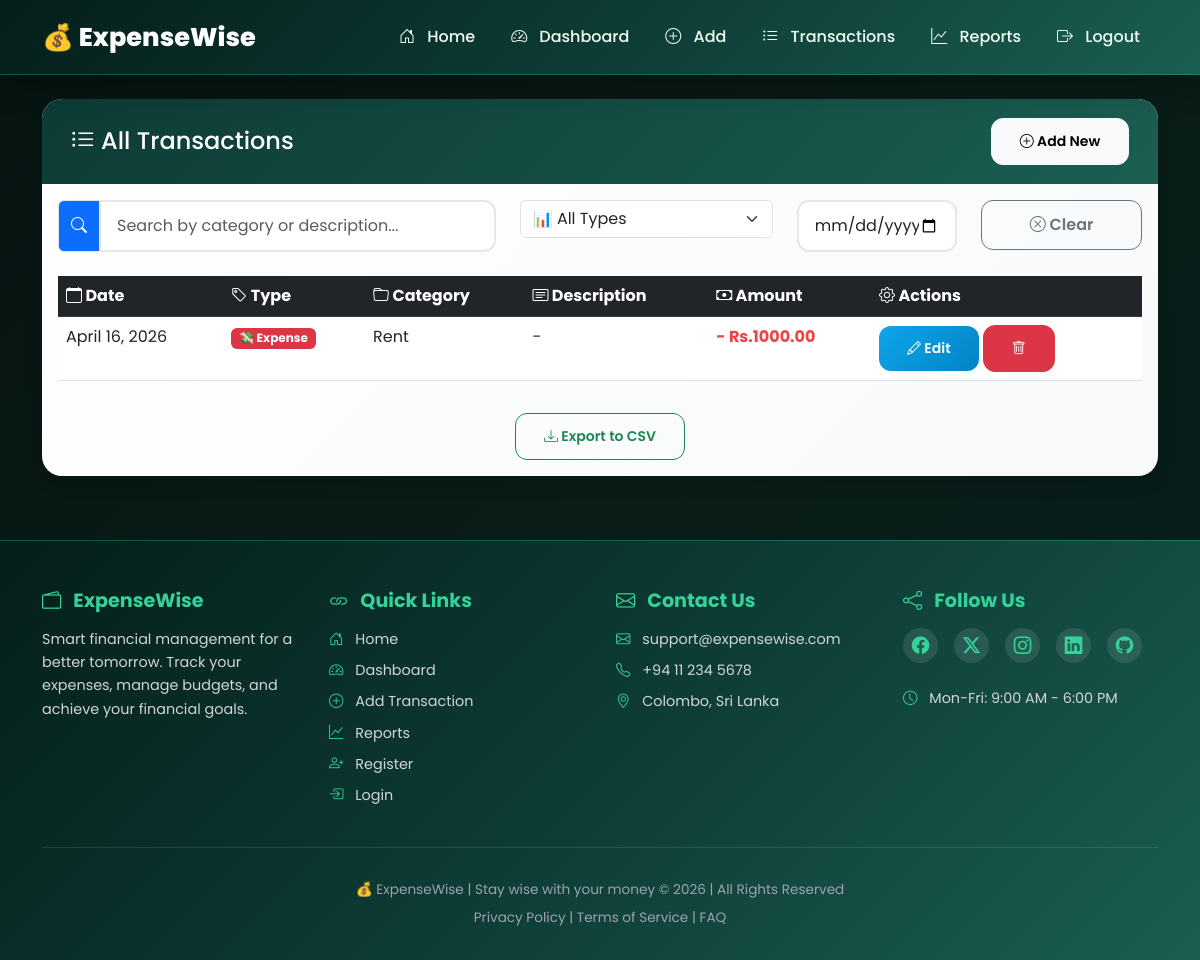
The app's page /transactions/list/ (signed in) with its own data.
### transactions/models.py (models this page shows, shortened)
class Transaction(models.Model):
    TYPE_CHOICES = [
        ('income', 'Income'),
        ('expense', 'Expense'),
    ]
    user = models.ForeignKey(User, on_delete=models.CASCADE)
    type = models.CharField(max_length=10, choices=TYPE_CHOICES)
    amount = models.DecimalField(max_digits=10, decimal_places=2)
    category = models.ForeignKey(Category, on_delete=models.SET_NULL, null=True)
    description = models.TextField(blank=True)
    date = models.DateField()

class Category(models.Model):
    name = models.CharField(max_length=100)
    def __str__(self):
        return self.name

### transactions/views.py (the view)
# urls.py: path('list/', views.transaction_list, name='transaction_list'),
@login_required
def transaction_list(request):
    transactions = Transaction.objects.filter(user=request.user).order_by('-date')
    return render(request, 'transactions/list.html', {'transactions': transactions})

### transactions/templates/transactions/list.html (shortened to what this page needs)
{% extends 'base.html' %}
{% block content %}
<div class="card shadow">
    <div class="card-header bg-primary text-white d-flex justify-content-between align-items-center">
        <h4 class="mb-0"><i class="bi bi-list-ul"></i> All Transactions</h4>
        <a href="{% url 'add_transaction' %}" class="btn btn-light btn-sm">
            <i class="bi bi-plus-circle"></i> Add New
        </a>
    </div>
    <div class="card-body">
        <div class="row mb-4">
            <div class="col-md-5">
                <div class="input-group">
                    <span class="input-group-text bg-primary text-white">
                        <i class="bi bi-search"></i>
                    </span>
                    <input type="text" id="searchInput" class="form-control" placeholder="Search by category or description...">
                </div>
            </div>
            <div class="col-md-3">
                <select id="typeFilter" class="form-select">
                    <option value="all">📊 All Types</option>
                </select>
            </div>
            <div class="col-md-2">
                <input type="date" id="dateFilter" class="form-control" placeholder="Filter by date">
            </div>
            <div class="col-md-2">
                <button id="clearFilters" class="btn btn-outline-secondary w-100">
                    <i class="bi bi-x-circle"></i> Clear
                </button>
            </div>
        </div>
        <div class="table-responsive">
            <table class="table table-hover" id="transactionsTable">
                <thead class="table-dark">
                    <tr>
                        <th><i class="bi bi-calendar"></i> Date</th>
                        <th><i class="bi bi-tag"></i> Type</th>
                        <th><i class="bi bi-folder"></i> Category</th>
                        <th><i class="bi bi-card-text"></i> Description</th>
                        <th><i class="bi bi-cash"></i> Amount</th>
                        <th><i class="bi bi-gear"></i> Actions</th>
                    </tr>
                </thead>
                <tbody>
                    {% for t in transactions %}
                    <tr data-type="{{ t.type }}" data-category="{{ t.category|lower }}" data-description="{{ t.description|lower }}" data-date="{{ t.date|date:'Y-m-d' }}">
                        <td>{{ t.date }}</td>
                        <td>
                            {% if t.type == 'income' %}
                                <span class="badge" style="background: linear-gradient(135deg, #fbbf24, #f59e0b); color: #78350f;">💰 Income</span>
                            {% else %}
                                <span class="badge bg-danger">💸 Expense</span>
                            {% endif %}
                        </td>
                        <td>{{ t.category }}</td>
                        <td>{{ t.description|default:"-" }}</td>
                        <td class="{% if t.type == 'income' %}text-success{% else %}text-danger{% endif %} fw-bold">
                            {% if t.type == 'income' %}+{% else %}-{% endif %} Rs.{{ t.amount }}
                        </td>
                        <td>
                            <a href="{% url 'edit_transaction' t.pk %}" class="btn btn-sm" title="Edit" style="background: linear-gradient(135deg, #0ea5e9, #0284c7); color: white; border: none;">
                                <i class="bi bi-pencil"></i> Edit
                            </a>
                            <a href="{% url 'delete_transaction' t.pk %}" class="btn btn-danger btn-sm" title="Delete">
                                <i class="bi bi-trash"></i>
                            </a>
                        </td>
                    </tr>
                    {% endfor %}
                </tbody>
            </table>
        </div>
        <div class="text-center mt-3">
            <button id="exportBtn" class="btn btn-outline-success btn-sm">
                <i class="bi bi-download"></i> Export to CSV
            </button>
        </div>
    </div>
</div>
{% endblock %}

### templates/base.html (style rules this page uses)
:root { --green-deepest: #051E1A; --green-darker: #0A2F2A; --green-dark: #0D3B35; --green-medium-dark: #114B43; --green-medium: #1B5E52; --green-forest: #1B6B5E; --green-emerald: #238B75; --green-light: #2EA88E; --green-bright: #34D399; --green-glow: #6EE7B7; --gold: #F59E0B; --gold-dark: #D97706; --red: #EF4444; --text-white: #FFFFFF; --text-light: #F0FDF4; --text-gray: #D1D5DB; --text-muted: #9CA3AF; --bg-darker: #061412; --bg-dark: #0A1C18; }
* { margin: 0; padding: 0; box-sizing: border-box; }
body { font-family: 'Poppins', 'Segoe UI', sans-serif; background: linear-gradient(135deg, var(--bg-darker) 0%, var(--bg-dark) 50%, var(--green-deepest) 100%); color: var(--text-light); min-height: 100vh; }
.btn { border-radius: 12px; padding: 12px 28px; font-weight: 600; transition: all 0.3s; }
.card { border: none; border-radius: 20px; background: linear-gradient(135deg, #FFFFFF 0%, #F8F9FA 100%); box-shadow: 0 10px 30px rgba(0, 0, 0, 0.15); transition: all 0.4s; overflow: hidden; }
.card-header { background: linear-gradient(135deg, var(--green-dark) 0%, var(--green-medium) 100%); color: var(--text-white); border: none; padding: 1.2rem 1.8rem; font-weight: 700; }
.form-control { border-radius: 12px; border: 2px solid #E5E7EB; padding: 12px 16px; transition: all 0.3s; width: 100%; }
.text-danger { color: var(--red) !important; }
.hero-hover-card, .card, .stat-card, .feature-wrapper { animation: fadeInUp 0.6s ease-out; }

### records on screen
Transaction: date "April 16, 2026", type "💸 Expense", category "Rent", description "-", amount "1000.00"
